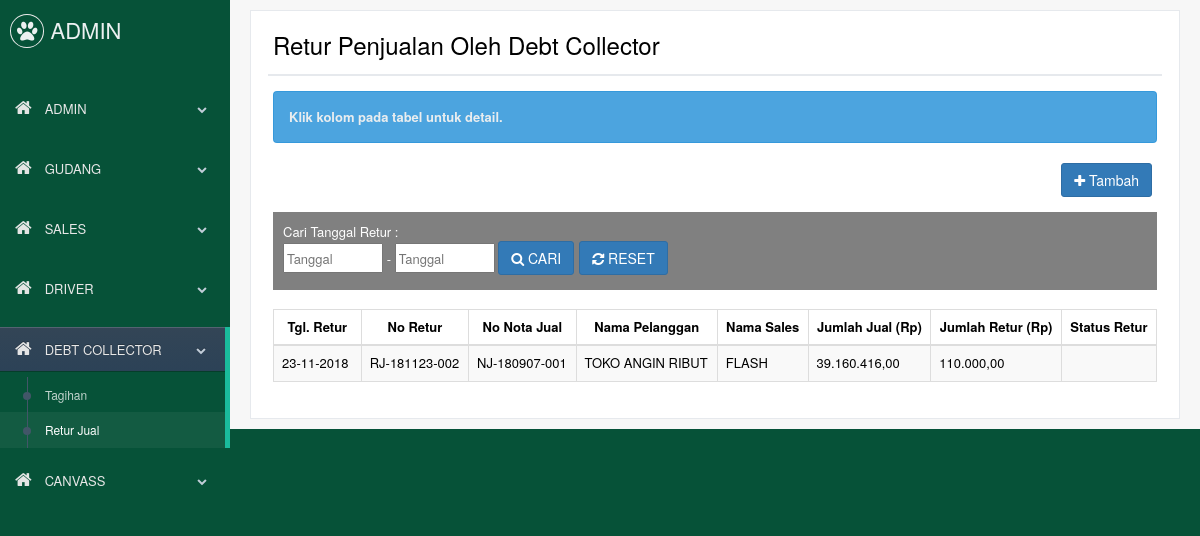
Before: /mobile/index.php?page=collector&mode=retur_jual (signed in) with the older database file.
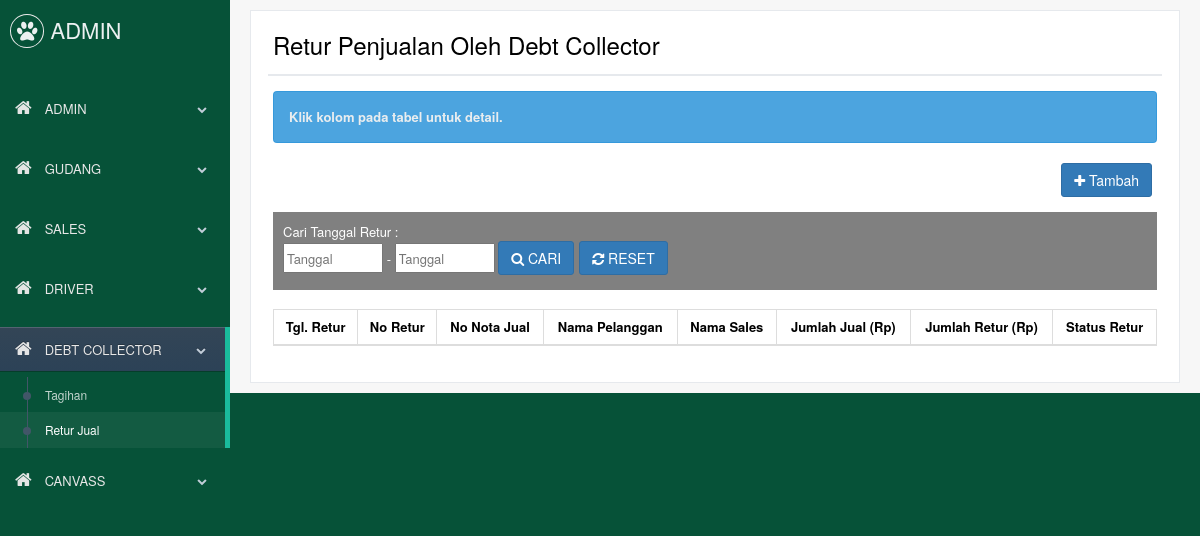
After: the same page with the newer database file.
### tables this page shows
CREATE TABLE `retur_jual` (
  `id_retur_jual` int(11) NOT NULL,
  `tgl_retur` date NOT NULL,
  `no_retur_jual` varchar(13) NOT NULL,
  `id_jual` int(11) NOT NULL,
  `status` tinyint(1) NOT NULL
);

CREATE TABLE `jual` (
  `id_jual` int(11) NOT NULL,
  `tgl_nota` date NOT NULL,
  `invoice` varchar(15) NOT NULL,
  `id_pelanggan` int(11) NOT NULL,
  `id_karyawan` int(11) NOT NULL,
  `jenis_bayar` enum('Lunas','Kredit') DEFAULT NULL,
  `tenor` int(5) DEFAULT '0',
  `status_konfirm` tinyint(1) NOT NULL DEFAULT '0',
  `cetak` tinyint(1) DEFAULT '0',
  `tgl_cetak` date DEFAULT NULL,
  `diskon_all_persen` double DEFAULT NULL,
  `ppn_all_persen` double NOT NULL
);

CREATE TABLE `pelanggan` (
  `id_pelanggan` int(11) NOT NULL,
  `nama_pelanggan` varchar(50) NOT NULL,
  `alamat` varchar(100) NOT NULL,
  `lat` varchar(50) DEFAULT NULL,
  `lng` varchar(50) DEFAULT NULL,
  `telepon_pelanggan` varchar(20) NOT NULL,
  `kontakperson` varchar(30) DEFAULT NULL,
  `telepon_kontak` varchar(20) DEFAULT NULL,
  `plafon` double NOT NULL,
  `barcode` varchar(20) NOT NULL,
  `status` tinyint(1) NOT NULL,
  `blacklist` tinyint(1) NOT NULL
);

CREATE TABLE `karyawan` (
  `id_karyawan` int(11) NOT NULL,
  `nama_karyawan` varchar(50) NOT NULL,
  `barcode` varchar(10) NOT NULL,
  `ktp` varchar(17) NOT NULL,
  `no_hp` varchar(14) NOT NULL,
  `id_jabatan` int(11) NOT NULL,
  `gaji` float NOT NULL,
  `harian` float NOT NULL,
  `lembur` float NOT NULL,
  `status` tinyint(1) NOT NULL
);

### mobile/assets/inc/publicfunc.php (called while the page is built, shortened)
<?php
function format_uang($uang) {
	return number_format($uang, 2, ",", ".");
}
?>

### mobile/assets/page/collector/retur_jual.php (the view, shortened to what this page needs)
<div class="right_col" role="main">
	<div class="">
		<div class="row">
			<div class="col-md-12 col-sm-12 col-xs-12">
				<div class="x_panel">
					<div class="x_title">
						<h3>Retur Penjualan Oleh Debt Collector</h3>
					</div>
					<div class="x_content">
					<div class="alert alert-info">
					  <strong>Klik kolom pada tabel untuk detail.</strong>
					</div>
			<p align="right"><a class="btn btn-primary" href="?page=collector&mode=cari_nota_retur"><i class="fa fa-plus"></i> Tambah</a></p>
					<div class="col-xs-12" style="background:gray; padding-top:10px;padding-bottom:10px">
						<font color="white">Cari Tanggal Retur : </font><br/>
						<input style="width:100px;height:30px" id="tgl_dari" type="text" value="" placeholder="Tanggal" readonly><font color="white"> - </font><input style="width:100px;height:30px" id="tgl_sampai" type="text" value="" placeholder="Tanggal" readonly>&nbsp;<a class="btn btn-primary" id="btn_dari_sampai" onClick="submit();"><i class="fa fa-search"></i> CARI</a><a class="btn btn-primary" id="btn_dari_sampai" onClick="reset();"><i class="fa fa-refresh"></i> RESET</a>
					</div>
			<div class="clearfix"></div><br/>
			<table id="table1" class="table table-bordered table-striped">
				<thead>
					<tr>
						<th>Tgl. Retur</th>
						<th>No Retur</th>
						<th>No Nota Jual</th>
						<th>Nama Pelanggan</th>
						<th>Nama Sales</th>
						<th>Jumlah Jual (Rp)</th>
						<th>Jumlah Retur (Rp)</th>
						<th>Status Retur</th>
					</tr>
				</thead>
				<tbody>
<?php
if (isset($_GET['dari'])){
	$dari=date("Y-m-d", strtotime($_GET['dari']));
	$sampai=date("Y-m-d", strtotime($_GET['sampai']));
	$val="WHERE (tgl_retur BETWEEN '$dari' AND '$sampai')";
} else {
	$val="WHERE retur_jual.status = 9";
}
$sql=mysqli_query($con, "SELECT
    retur_jual.tgl_retur
    , retur_jual.id_retur_jual
    , retur_jual.no_retur_jual
    , retur_jual.status
	, jual.id_jual
    , jual.invoice
    , pelanggan.nama_pelanggan
    , karyawan.nama_karyawan
FROM
    retur_jual
    INNER JOIN jual
        ON (retur_jual.id_jual = jual.id_jual)
    INNER JOIN pelanggan
        ON (jual.id_pelanggan = pelanggan.id_pelanggan)
    INNER JOIN karyawan
        ON (jual.id_karyawan = karyawan.id_karyawan)
$val
ORDER BY jual.id_jual DESC");
while($row=mysqli_fetch_array($sql)){
$sql2=mysqli_query($con, "SELECT SUM(qty * (harga-diskon_rp-diskon_rp_2-diskon_rp_3)) AS jumlah FROM jual_detail WHERE id_jual=" .$row['id_jual']);
$r=mysqli_fetch_array($sql2);
$jumlah_jual=$r['jumlah'];
$sql2=mysqli_query($con, "SELECT SUM(qty_retur * harga_retur) AS jumlah
FROM
    retur_jual
    INNER JOIN retur_jual_detail
        ON (retur_jual.id_retur_jual = retur_jual_detail.id_retur_jual)
WHERE retur_jual.id_retur_jual=" .$row['id_retur_jual']);
$r=mysqli_fetch_array($sql2);
$jumlah_retur=$r['jumlah'];
if ($row['status']=='1'){
	$status="SELESAI";
} else if ($row['status']=='2'){
	$status="SUDAH CETAK";
} else {
	$status="";
}
	echo '			<tr>
						<td><a href="?page=collector&mode=retur_jual_detail&id=' .$row['id_retur_jual']. '"><div style="min-width:70px">' .date("d-m-Y", strtotime($row['tgl_retur'])). '</div></a></td>
						<td><a href="?page=collector&mode=retur_jual_detail&id=' .$row['id_retur_jual']. '"><div style="min-width:70px">' .$row['no_retur_jual']. '</div></a></td>
						<td><a href="?page=collector&mode=retur_jual_detail&id=' .$row['id_retur_jual']. '"><div style="min-width:70px">' .$row['invoice']. '</div></a></td>
						<td><a href="?page=collector&mode=retur_jual_detail&id=' .$row['id_retur_jual']. '"><div style="min-width:70px">' .$row['nama_pelanggan']. '</div></a></td>
						<td><a href="?page=collector&mode=retur_jual_detail&id=' .$row['id_retur_jual']. '"><div style="min-width:70px">' .$row['nama_karyawan']. '</div></a></td>
						<td><a href="?page=collector&mode=retur_jual_detail&id=' .$row['id_retur_jual']. '"><div style="min-width:70px">' .format_uang($jumlah_jual). '</div></a></td>
						<td><a href="?page=collector&mode=retur_jual_detail&id=' .$row['id_retur_jual']. '"><div style="min-width:70px">' .format_uang($jumlah_retur). '</div></a></td>
						<td><a href="?page=collector&mode=retur_jual_detail&id=' .$row['id_retur_jual']. '"><div style="min-width:70px" class="badge bg-green">' .$status. '</div></a></td>
					</tr>';
}
?>
				</tbody>
			</table>
			</div>
			</div>
			</div>
		</div>
      </div>
    </div>

Changed rows visible on the page:
no longer on this page (row edited): retur_jual: tgl_retur "23-11-2018", no_retur_jual "RJ-181123-002", id_jual.invoice "NJ-180907-001", pelanggan.nama_pelanggan "TOKO ANGIN RIBUT", karyawan.nama_karyawan "FLASH", jumlah_jual "39.160.416,00", jumlah_retur "110.000,00"
